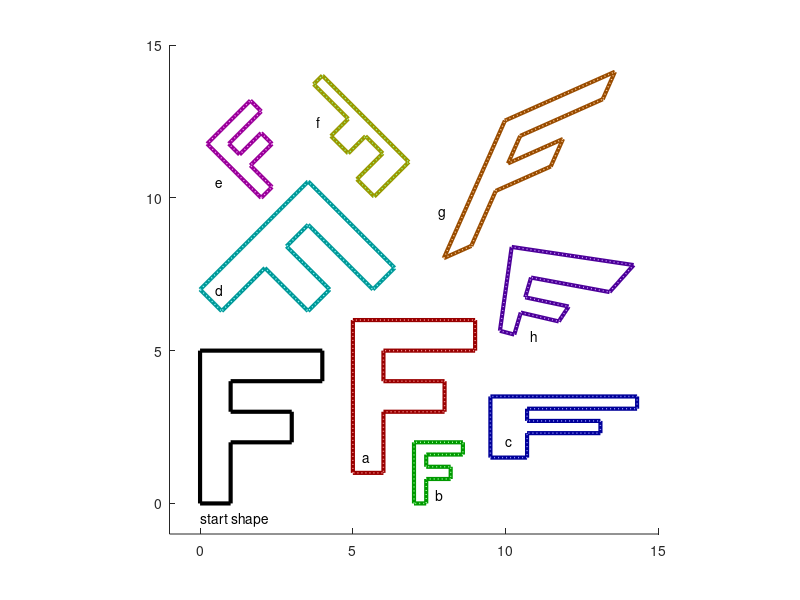

The MATLAB script that drew this image:
clf
%% Transforms Lab
%
% Task: edit the transforms in this cell to align the outlined shapes
%       with the dotted outlines of the same colour hue.

% (a) Translation.
T_a = [1 0 5; 0 1 1; 0 0 1];

% (b) Isotropic scale + translation.
T_b = [0.4 0 7; 0 0.4 0; 0 0 1];

% (c) Anisotropic scale + translation.
T_c = [1.2 0 9.5; 0 0.4 1.5; 0 0 1];

% (d) Rotation + translation.
T_d = [0.7071 0.7071 0; -0.7071 0.7071 7; 0 0 1];

% (e) Isotropic scale + rotation + translation.
T_e = [0.3536 -0.3536 2; 0.3536 0.3536 10; 0 0 1]; 

% (f) Anisotropic scale + rotation + translation.
T_f = [-0.2828 0.5657 4; -0.2828 -0.5657 14; 0 0 1];

% (g) Fully affine.
T_g = [0.9 0.4 7.9746; 0.4 0.9 8.0251; 0 0 1];

% (h) Perspective.
T_h = [0.274 -0.851 9.812; -0.229 -0.215 5.649; -0.019 -0.091 1];

%}
%% Apply transformations and draw the results -- DO NOT EDIT BELOW LINE.

% Start shape: a 2D pologyon in the shape of an 'F'.
p = [0 0 4 4 1 1 3 3 1 1 0; 0 5 5 4 4 3 3 2 2 0 0; 1 1 1 1 1 1 1 1 1 1 1];

% Apply the defined transforms to the input shape.
p_a = T_a * p;
p_b = T_b * p;
p_c = T_c * p;
p_d = T_d * p;
p_e = T_e * p;
p_f = T_f * p;
p_g = T_g * p;
p_h = T_h * p;

% Set up axes.
figure(1);
hold on;
axis equal;
axis([-1 15 -1 15]);

% Draw the transformed shapes.
plot(p_a(1,:) ./ p_a(3,:), p_a(2,:) ./ p_a(3,:), 'Color', [0.6 0   0  ], 'LineWidth', 3);
plot(p_b(1,:) ./ p_b(3,:), p_b(2,:) ./ p_b(3,:), 'Color', [0   0.6 0  ], 'LineWidth', 3);
plot(p_c(1,:) ./ p_c(3,:), p_c(2,:) ./ p_c(3,:), 'Color', [0   0   0.6], 'LineWidth', 3);
plot(p_d(1,:) ./ p_d(3,:), p_d(2,:) ./ p_d(3,:), 'Color', [0   0.6 0.6], 'LineWidth', 3);
plot(p_e(1,:) ./ p_e(3,:), p_e(2,:) ./ p_e(3,:), 'Color', [0.6 0   0.6], 'LineWidth', 3);
plot(p_f(1,:) ./ p_f(3,:), p_f(2,:) ./ p_f(3,:), 'Color', [0.6 0.6 0  ], 'LineWidth', 3);
plot(p_g(1,:) ./ p_g(3,:), p_g(2,:) ./ p_g(3,:), 'Color', [0.6 0.3 0  ], 'LineWidth', 3);
plot(p_h(1,:) ./ p_h(3,:), p_h(2,:) ./ p_h(3,:), 'Color', [0.3 0   0.6], 'LineWidth', 3);

% Initial shape and location.
text(0, -0.5, 'start shape'); plot(p(1,:), p(2,:), 'k', 'LineWidth', 3);

% Target shapes.
text( 5.3,  1.5, 'a'); plot([5 5 9 9 6 6 8 8 6 6 5], [1 6 6 5 5 4 4 3 3 1 1], ':', 'Color', [1 0.6 0.6], 'LineWidth', 1);
text( 7.7,  0.3, 'b'); plot([7 7 8.6 8.6 7.4 7.4 8.2 8.2 7.4 7.4 7], [0 2 2 1.6 1.6 1.2 1.2 0.8 0.8 0 0], ':', 'Color', [0.6 1 0.6], 'LineWidth', 1);
text(10,    2,   'c'); plot([9.5 9.5 14.3 14.3 10.7 10.7 13.1 13.1 10.7 10.7 9.5], [1.5 3.5 3.5 3.1 3.1 2.7 2.7 2.3 2.3 1.5 1.5], ':', 'Color', [0.6 0.6 1], 'LineWidth', 1);
text( 0.5,  7,   'd'); plot([0 3.53553390593274 6.36396103067893 5.65685424949238 3.53553390593274 2.82842712474619 4.24264068711929 3.53553390593274 2.12132034355964 0.707106781186548 0], [7 10.5355339059327 7.70710678118655 7 9.12132034355964 8.4142135623731 7 6.29289321881345 7.70710678118655 6.29289321881345 7], ':', 'Color', [0.6 1 1], 'LineWidth', 1);
text( 0.5, 10.5, 'e'); plot([2 0.232233047033631 1.64644660940673 2 0.939339828220179 1.29289321881345 2 2.35355339059327 1.64644660940673 2.35355339059327 2], [10 11.7677669529664 13.1819805153395 12.8284271247462 11.7677669529664 11.4142135623731 12.1213203435596 11.7677669529664 11.0606601717798 10.3535533905933 10], ':', 'Color', [1 0.6 1], 'LineWidth', 1);
text( 3.8, 12.5, 'f'); plot([4 6.82842712474619 5.69705627484771 5.13137084989848 5.97989898732233 5.41421356237309 4.84852813742386 4.28284271247462 4.84852813742386 3.71715728752538 4], [14 11.1715728752538 10.0402020253553 10.6058874503046 11.4544155877284 12.0201010126777 11.4544155877284 12.0201010126777 12.5857864376269 13.7171572875254 14], ':', 'Color', [0.6 1 0.6], 'LineWidth', 1);
text( 7.8,  9.5, 'g'); plot([7.97487373415292 9.97487373415292 13.5748737341529 13.1748737341529 10.4748737341529 10.0748737341529 11.8748737341529 11.4748737341529 9.67487373415292 8.87487373415292 7.97487373415292], [8.02512626584708 12.5251262658471 14.1251262658471 13.2251262658471 12.0251262658471 11.1251262658471 11.9251262658471 11.0251262658471 10.2251262658471 8.42512626584708 8.02512626584708], ':', 'Color', [1 0.8 0.6], 'LineWidth', 1);
text(10.8,  5.5, 'h'); plot([9.812 10.1963302752294 14.1855010660981 13.4 10.8298217179903 10.6398305084746 12.0611940298507 11.7371879106439 10.4931163954944 10.2813455657492 9.812], [5.649 8.39266055045871 7.79957356076759 6.91607142857143 7.39059967585089 6.74435028248588 6.44328358208955 5.95532194480946 6.24530663329161 5.5249745158002 5.649], ':', 'Color', [0.8 0.6 1], 'LineWidth', 1);






